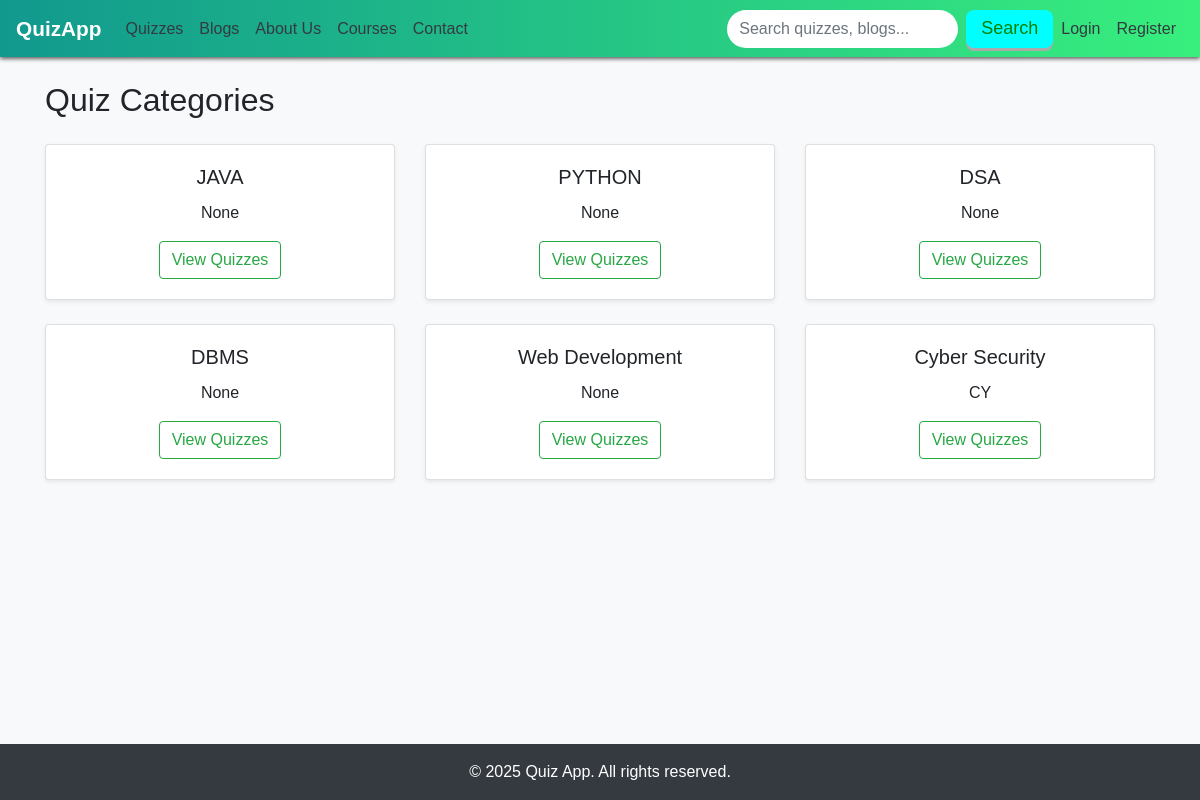
Page /categories/ on the committed database.
### core/models.py (models this page shows, shortened)
class Category(models.Model):
    name = models.CharField(max_length=100, unique=True)
    description = models.CharField(max_length=500, blank=True, null=True)

### core/views.py (the view)
# urls.py: path('categories/', views.category_list, name='category_list'),
def category_list(request):
    categories = Category.objects.all()
    return render(request, 'core/category_list.html', {'categories': categories})

### templates/core/category_list.html
{% extends 'core/base.html' %}
{% block content %}
<h2 class="mb-4">Quiz Categories</h2>
<div class="row">
  {% for category in categories %}
  <div class="col-md-4 mb-4">
    <div class="card h-100 shadow-sm text-center">
      <div class="card-body">
        <h5 class="card-title">{{ category.name }}</h5>
        <p class="card-text">{{ category.description|truncatewords:20 }}</p>
        <a href="{% url 'category_quizzes' category.id %}" class="btn btn-outline-success">View Quizzes</a>
      </div>
    </div>
  </div>
  {% endfor %}
</div>
{% endblock %}

### static/css/style.css (style rules this page uses)
body { font-family: 'Segoe UI', sans-serif; }

### static/core/style.css (style rules this page uses)
.card { box-shadow: 0 0 10px rgba(0,0,0,0.05); }
html, body { height: 100%; margin: 0; display: flex; flex-direction: column; }
body { font-family: Arial, sans-serif; background-color: #f8f9fa; }

### rows in the picture
Category: name "JAVA", description "None"
Category: name "PYTHON", description "None"
Category: name "DSA", description "None"
Category: name "DBMS", description "None"
Category: name "Web Development", description "None"
Category: name "Cyber Security", description "CY"
